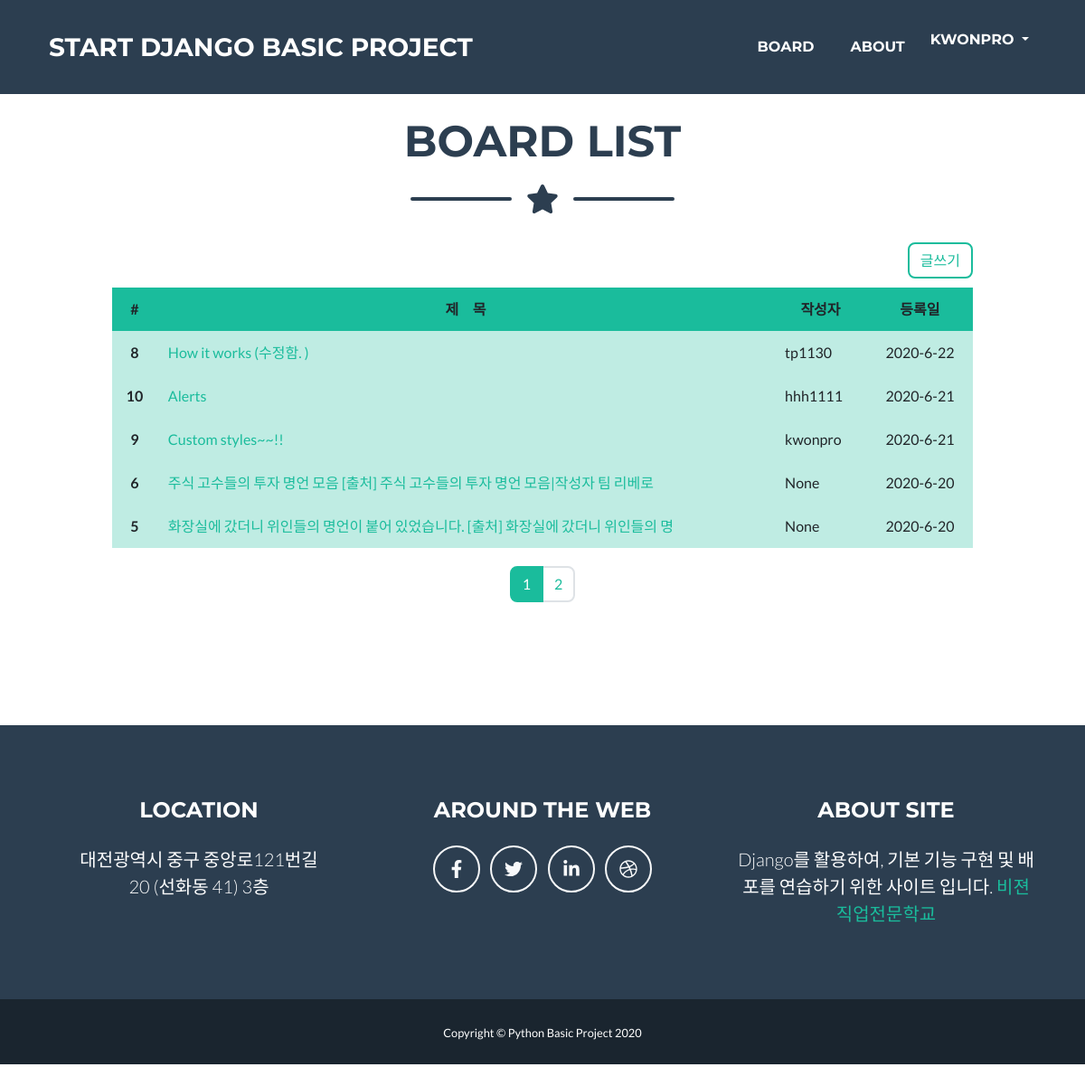
Screenshot of /board/ (signed in) with the database file from the repository.
### board/models.py (models this page shows, shortened)
class Post(models.Model):
    title = models.CharField(verbose_name='TITLE', max_length=50)
    slug = models.SlugField('SLUG', unique=True, allow_unicode=True, help_text='one word for title alias.')
    description = models.CharField('DESCRIPTION', max_length=100, blank=True, help_text='simple description text.')
    content = models.TextField('CONTENT')
    create_dt = models.DateTimeField('CREATE DATE', auto_now_add=True)
    modify_dt = models.DateTimeField('MODIFY DATE', auto_now=True)
    owner = models.ForeignKey(User, on_delete=models.CASCADE, verbose_name='OWNER', blank=True, null=True)
    class Meta:
        verbose_name = 'post'
        verbose_name_plural = 'posts'
        db_table = 'board_posts'
        ordering = ('-modify_dt',)
    def get_absolute_url(self):
        return reverse('board:post_detail', args=(self.slug,))

### board/views.py (the view)
# urls.py: path('', views.PostLV.as_view(), name='index'),
class PostLV(ListView):
    model = Post
    template_name = 'board/post_all.html'
    context_object_name = 'posts'
    paginate_by = 5

### board/templates/board/post_all.html (shortened to what this page needs)
{% extends 'base.html' %}
{% load static %}
{% block main %}
<main class="page-section" style="margin-top:40px">
    <h2 class="page-section-heading text-center text-uppercase text-secondary mb-0">Board List</h2>
        <div class="divider-custom">
                    <div class="divider-custom-line"></div>
                    <div class="divider-custom-icon"><i class="fas fa-star"></i></div>
                    <div class="divider-custom-line"></div>
        </div>
    <div class="col-lg-10 mx-auto">
        <div align="right">
               <a class="btn btn-outline-primary" style="margin-bottom:10px" href="{% url 'board:add' %}">글쓰기</a>
        </div>
      <table class="table table-primary table-hover table-borderless ">
          <thead>
            <tr class="bg-primary" align="center">
              <th scope="col">#</th>
              <th scope="col">제&nbsp;&nbsp;&nbsp;&nbsp;&nbsp;목</th>
              <th scope="col">작성자</th>
              <th scope="col">등록일</th>
            </tr>
          </thead>
          <tbody>
            {% for post in posts %}
                <tr>
                  <td align="center"><strong>{{ post.id }}</strong></td>
                  <td><a href='{{ post.get_absolute_url }}'>{{ post.title }}</a></td>
                  <td> {{ post.owner }} </td>
                  <td align="center">{{ post.modify_dt|date:"Y-n-d" }}</td>
                </tr>
            {% endfor %}
          </tbody>
        </table>
        <div class="divider-custom">
            <nav aria-label="Page navigation example">
                  <ul class="pagination">
                    {% for n in page_obj.paginator.page_range %}
                      {% if n == page_obj.number %}
                      <li class="page-item active" >
                      {% else %}
                      <li class="page-item">
                      {% endif%}
                    <a class="page-link" href="?page={{n}}">{{n}}</a></li>
                    {% endfor %}
                  </ul>
            </nav>
        </div>
    </div>
</main>
{% endblock %}

### templates/base.html (shortened to what this page needs)
<!DOCTYPE html>
{% load static %}
{% load widget_tweaks %}
<html lang="ko">
    <head>
        <link href="{% static 'css/styles.css' %}" rel="stylesheet" />
    </head>
    <body id="page-top">
        <nav class="navbar navbar-expand-lg bg-secondary text-uppercase fixed-top" id="mainNav">
            <div class="container">
                <a class="navbar-brand js-scroll-trigger" href="{% url 'home' %}">Start Django Basic Project</a>
                <div class="collapse navbar-collapse" id="navbarResponsive">
                    <ul class="navbar-nav ml-auto">
                        <li class="nav-item mx-0 mx-lg-1"><a class="nav-link py-3 px-0 px-lg-3 rounded js-scroll-trigger" href="{% url 'board:index' %}">Board</a></li>
                        <li class="nav-item mx-0 mx-lg-1"><a class="nav-link py-3 px-0 px-lg-3 rounded js-scroll-trigger" href="#about">About</a></li>
                        <li class="nav-item dropdown">
                         {% if user.is_active %}
                            <a class="nav-link dropdown-toggle" href="#" id="DropdownMenuLinkA" role="button" data-toggle="dropdown" aria-haspopup="true" aria-expanded="false">
                                {% firstof user.get_short_name user.get_username %}
                            </a>
                         {% endif %}
                        </li>
                    </ul>
                </div>
            </div>
        </nav>
        {% block main %}{% endblock %}
        <footer class="footer text-center">
            <div class="container">
                <div class="row">
                    <div class="col-lg-4 mb-5 mb-lg-0">
                        <h4 class="text-uppercase mb-4">Location</h4>
                        <p class="lead mb-0">
                            대전광역시 중구 중앙로121번길
                            <br />
                            20 (선화동 41) 3층
                        </p>
                    </div>
                    <div class="col-lg-4 mb-5 mb-lg-0">
                        <h4 class="text-uppercase mb-4">Around the Web</h4>
                        <a class="btn btn-outline-light btn-social mx-1" href="#!"><i class="fab fa-fw fa-facebook-f"></i></a>
                        <a class="btn btn-outline-light btn-social mx-1" href="#!"><i class="fab fa-fw fa-twitter"></i></a>
                        <a class="btn btn-outline-light btn-social mx-1" href="#!"><i class="fab fa-fw fa-linkedin-in"></i></a>
                        <a class="btn btn-outline-light btn-social mx-1" href="#!"><i class="fab fa-fw fa-dribbble"></i></a>
                    </div>
                    <div class="col-lg-4">
                        <h4 class="text-uppercase mb-4">About Site</h4>
                        <p class="lead mb-0">
                           Django를 활용하여, 기본 기능 구현 및 배포를 연습하기 위한 사이트 입니다.
                            <a href="http://www.tjvision.co.kr">비젼직업전문학교</a>
                        </p>
                    </div>
                </div>
            </div>
        </footer>
        <div class="copyright py-4 text-center text-white">
            <div class="container"><small>Copyright © Python Basic Project 2020</small></div>
        </div>
        <br>
    </body>
</html>

### rows the page displays
Post: id "8", title "How it works (수정함. )", owner "tp1130", modify_dt "2020-6-22"
Post: id "10", title "Alerts", owner "hhh1111", modify_dt "2020-6-21"
Post: id "9", title "Custom styles~~!!", owner "kwonpro", modify_dt "2020-6-21"
Post: id "6", title "주식 고수들의 투자 명언 모음 [출처] 주식 고수들의 투자 명언 모음|작성자 팀 리베로", owner "None", modify_dt "2020-6-20"
Post: id "5", title "화장실에 갔더니 위인들의 명언이 붙어 있었습니다. [출처] 화장실에 갔더니 위인들의 명", owner "None", modify_dt "2020-6-20"

### other values shown
{{ n }} "1" "2"
